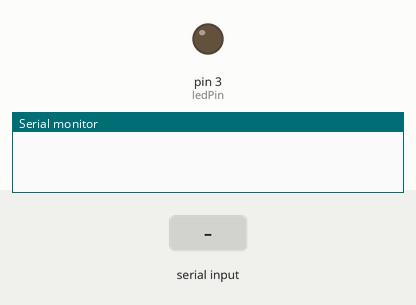
Recording of a sketch running on a simulated Arduino Uno, built with avr-gcc and run on an emulated ATmega328P. On the bench: output pins drawn as LEDs (lit = HIGH), the last lines printed to the serial monitor. The test bench sets the inputs (shaded band).

Above: at 1.2 s.
1.3 s: "1" received over Serial
At 2.5 s:
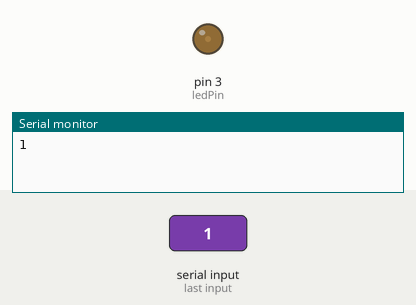
2.8 s: "3" received over Serial
At 3.1 s:
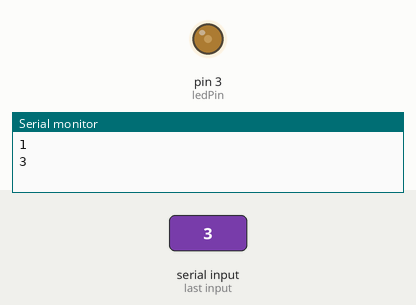
4.3 s: "6" received over Serial
At 5.4 s:
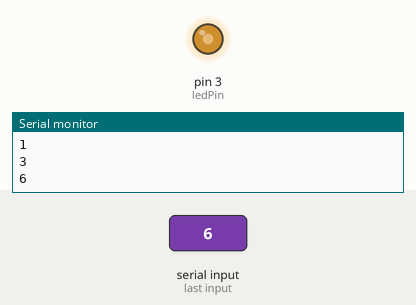
5.8 s: "8" received over Serial
At 6.6 s:
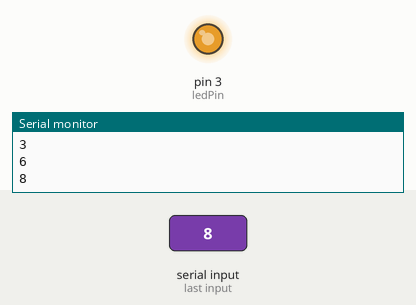
Timing chart, 0 to 8.3 s (numbered marks = the images above; inputs shaded):
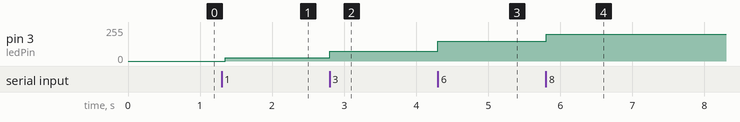

The sketch:

bluetoothLed.ino
```cpp
const int ledPin = 3;

void setup() {
  // put your setup code here, to run once:
  Serial.begin(9600);
  pinMode(ledPin, OUTPUT);
}

void loop() {
  // put your main code here, to run repeatedly:
  if(Serial.available() > 0) {
    char data = Serial.read();
    switch(data) {
      case '0':
        digitalWrite(ledPin, LOW); break;
      case '1':
        analogWrite(ledPin, 25); break;
      case '2':
        analogWrite(ledPin, 50); break;
      case '3':
        analogWrite(ledPin, 75); break;
      case '4':
        analogWrite(ledPin, 100); break;
      case '5':
        analogWrite(ledPin, 125); break;
      case '6':
        analogWrite(ledPin, 150); break;
      case '7':
        analogWrite(ledPin, 175); break;
      case '8':
        analogWrite(ledPin, 200); break;
      case '9':
        analogWrite(ledPin, 255); break;
      default:
        digitalWrite(ledPin, LOW);
    }

    Serial.println(data);
  }
  delay(50);
}
```

Measured:
- after the input at 1.3 s, pin 3 (ledPin): 0/255 → 25/255 after 0.05 s
- after the input at 2.8 s, pin 3 (ledPin): 25/255 → 75/255 at once
- after the input at 4.3 s, pin 3 (ledPin): 75/255 → 150/255 at once
- after the input at 5.8 s, pin 3 (ledPin): 150/255 → 200/255 at once
